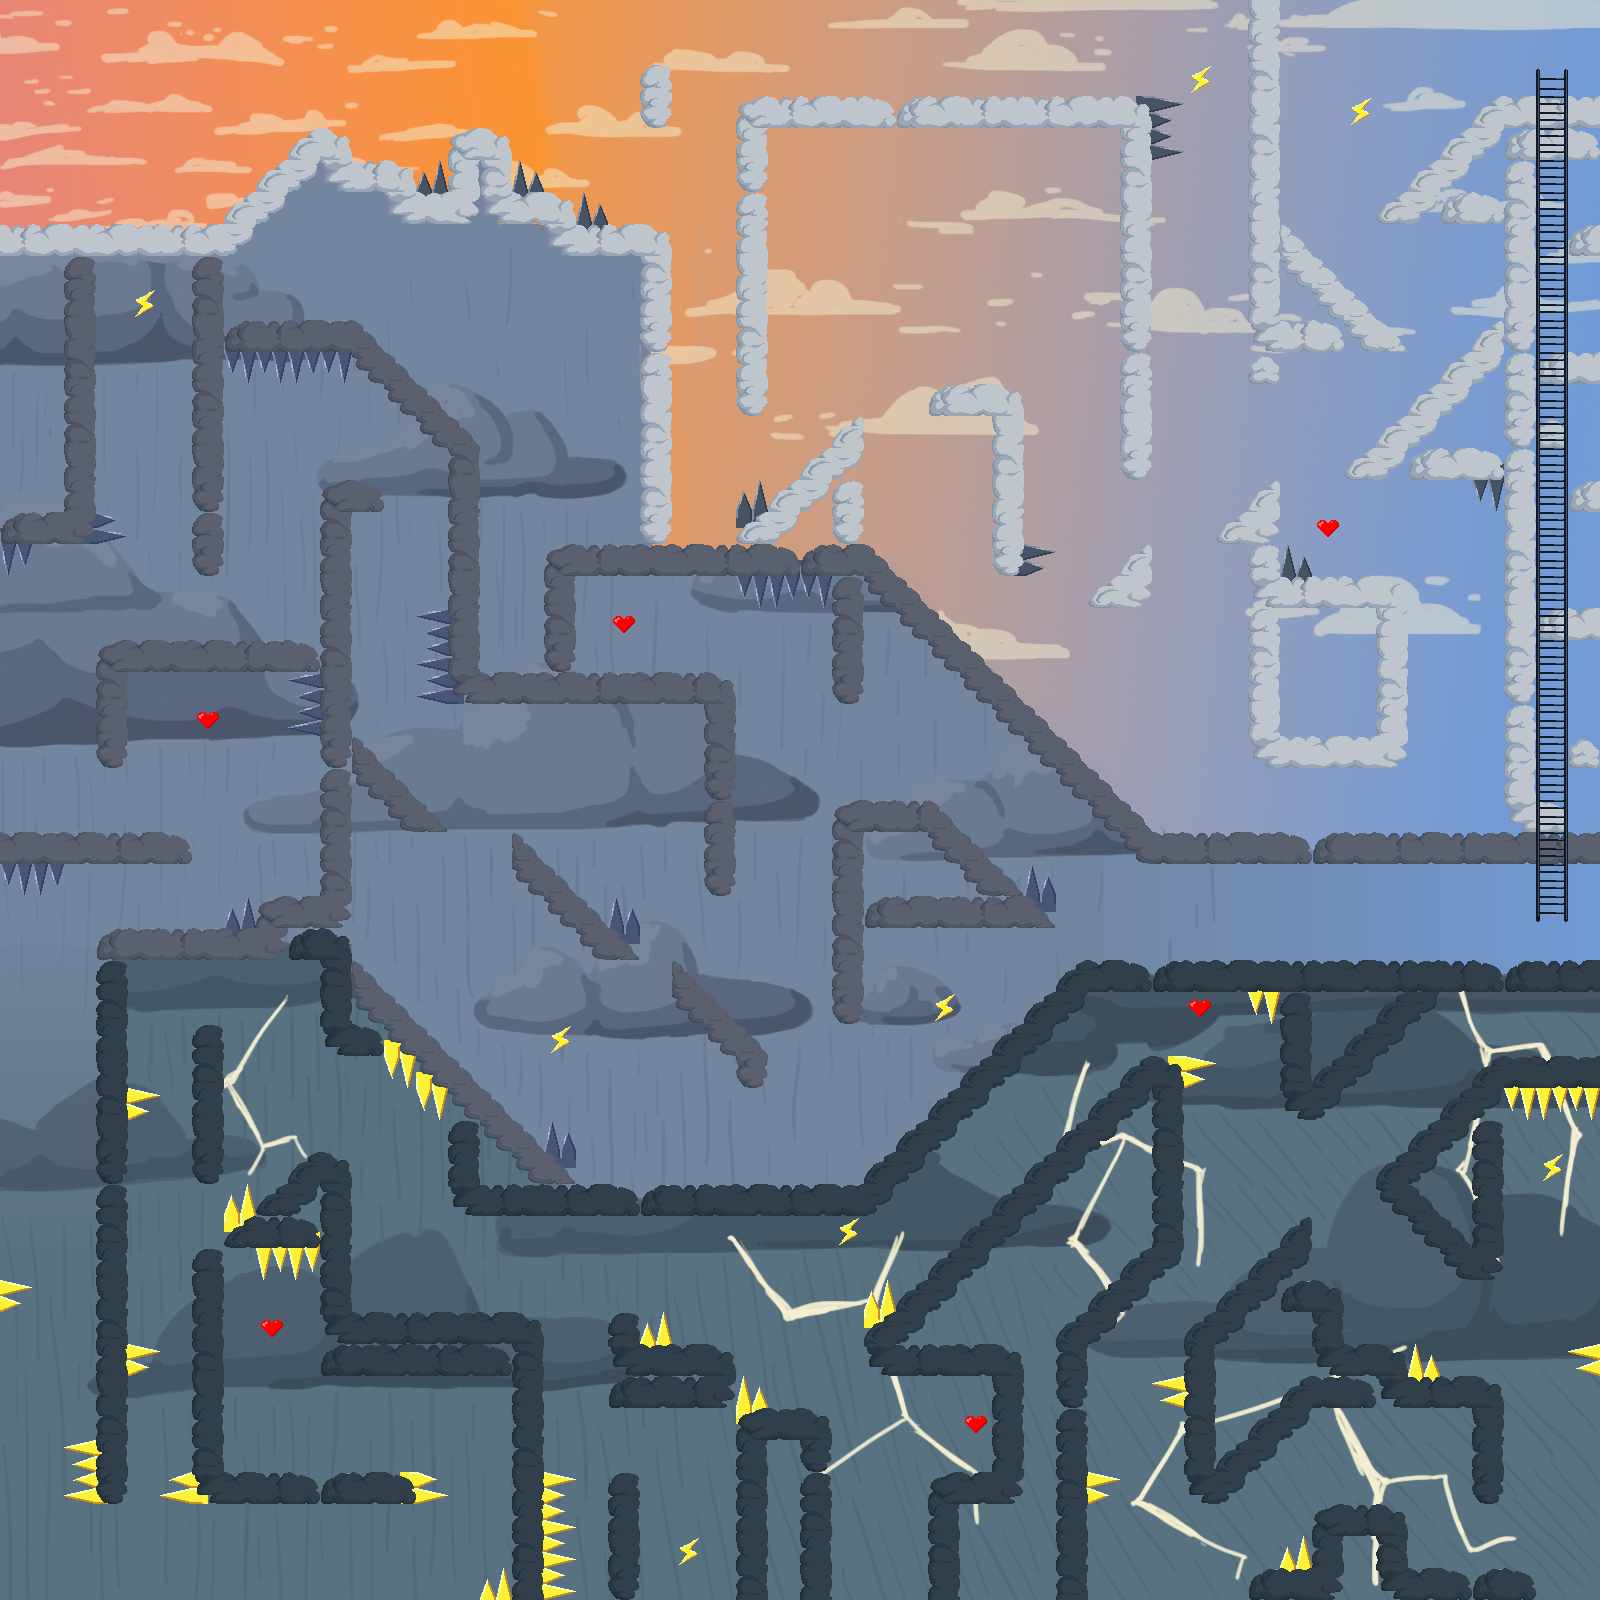

Tiled map render using the project's own tile images. Description and the map definition, with tile-layer contents summarised, below:
An orthogonal 50x50 tile map with 32x32 px tiles, 5 tile layers (background, pointes, deuxieme plan, premier plan (plan jouable), ...), 1 hidden layer not drawn, 1 image layer.

<map version="1.9" tiledversion="1.9.2" orientation="orthogonal" renderorder="right-down" width="50" height="50" tilewidth="32" tileheight="32" infinite="0" nextlayerid="8" nextobjectid="1">
 <tileset firstgid="1" source="Tileset_01.tsx" />
 <imagelayer id="7" name="background">
  <image source="JV1B_CATTIN_Solenn_LD_Background_01.png" width="1600" height="1600" />
 </imagelayer>
 <imagelayer id="4" name="croquis" visible="0" opacity="0.43">
  <image source="JV1B_CATTIN_Solenn_LD_Croquis_01.png" width="1600" height="1600" />
 </imagelayer>
 <layer id="2" name="background" width="50" height="50">
  <data>[2500 cells, 0 non-empty, 0 distinct tile ids]</data>
 </layer>
 <layer id="5" name="pointes" width="50" height="50">
  <data>[2500 cells, 115 non-empty, 40 distinct tile ids]</data>
 </layer>
 <layer id="6" name="deuxieme plan" width="50" height="50">
  <data>[2500 cells, 13 non-empty, 6 distinct tile ids]</data>
 </layer>
 <layer id="1" name="premier plan (plan jouable)" width="50" height="50">
  <data>[2500 cells, 648 non-empty, 61 distinct tile ids]</data>
 </layer>
 <layer id="3" name="objets recuperables/utilisables" width="50" height="50">
  <data>[2500 cells, 41 non-empty, 5 distinct tile ids]</data>
 </layer>
</map>
